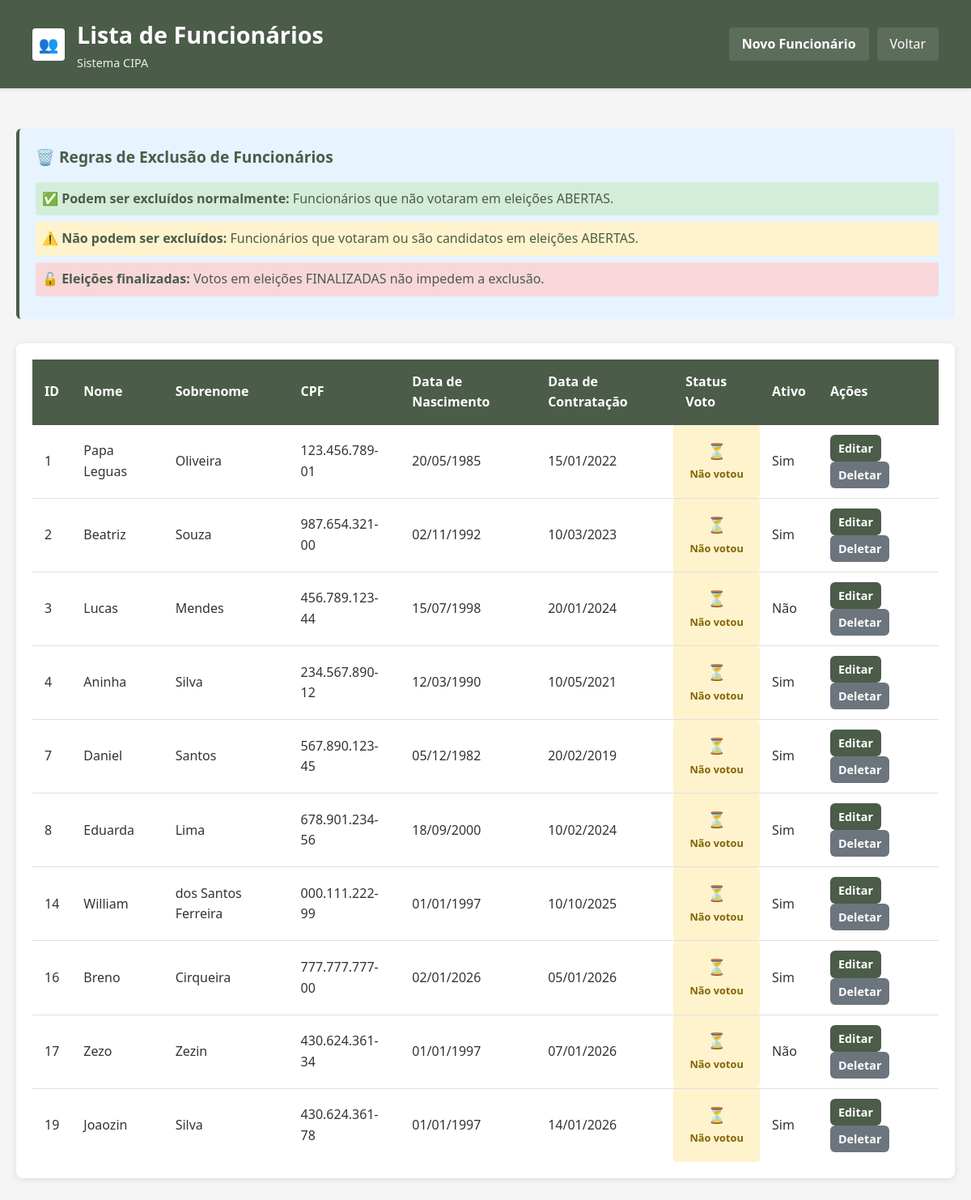
The app's page /code/cipa_t1/funcionario/listar (signed in) with its own data.
### tables this page shows
CREATE TABLE funcionario (
  id_funcionario INT NOT NULL AUTO_INCREMENT,
  nome_funcionario VARCHAR(100) NOT NULL,
  sobrenome_funcionario VARCHAR(100) NOT NULL,
  cpf_funcionario CHAR(11) NOT NULL,
  data_nascimento_funcionario DATE,
  data_contratacao_funcionario DATE,
  telefone_funcionario CHAR(11),
  matricula_funcionario CHAR(8) NOT NULL,
  cod_voto_funcionario CHAR(6),
  ativo_funcionario TINYINT(1) DEFAULT 1,
  adm_funcionario TINYINT(1) DEFAULT 0,
  email_funcionario VARCHAR(100),
  senha_funcionario VARCHAR(255),
  PRIMARY KEY (id_funcionario),
  UNIQUE (cpf_funcionario),
  UNIQUE (matricula_funcionario),
  UNIQUE (email_funcionario),
  UNIQUE (cod_voto_funcionario)
);

### index.php (called while the page is built, shortened)
<?php
    require_once __DIR__ . "/models/Funcionario.php";
    include "./routes.php";
?>

### models/Funcionario.php (called while the page is built, shortened)
<?php
    class Funcionario {
        private int $idFuncionario;
        private string $nomeFuncionario;
        private string $sobrenomeFuncionario;
        private string $cpfFuncionario;
        private string $dataNascimentoFuncionario;
        private string $dataContratacaoFuncionario;
        private int $ativoFuncionario;
        private bool $jaVotou = false;
        public function __construct(
            string $nomeFuncionario,
            string $sobrenomeFuncionario,
            string $cpfFuncionario,
            string $dataNascimentoFuncionario,
            string $dataContratacaoFuncionario,
            string $telefoneFuncionario,
            string $matriculaFuncionario,
            int $ativoFuncionario,
            int $admFuncionario,
            string $emailFuncionario,
            string $senhaFuncionario,
            string $codigoVotoFuncionario = '',
            int $idFuncionario = 0
        ) {
            $this->idFuncionario = $idFuncionario;
            $this->nomeFuncionario = $nomeFuncionario;
            $this->sobrenomeFuncionario = $sobrenomeFuncionario;
            $this->cpfFuncionario = $cpfFuncionario;
            $this->dataNascimentoFuncionario = $dataNascimentoFuncionario;
            $this->dataContratacaoFuncionario = $dataContratacaoFuncionario;
            $this->ativoFuncionario = $ativoFuncionario;
        }
        public function getIdFuncionario() { return $this->idFuncionario; }
        public function getNomeFuncionario() { return $this->nomeFuncionario; }
        public function getSobrenomeFuncionario() { return $this->sobrenomeFuncionario; }
        public function getCpfFuncionario() { return $this->cpfFuncionario; }
        public function getDataNascimentoFuncionario() { return $this->dataNascimentoFuncionario; }
        public function getDataContratacaoFuncionario() { return $this->dataContratacaoFuncionario; }
        public function getAtivoFuncionario() { return $this->ativoFuncionario; }
        public function getJaVotou() { return $this->jaVotou; }
        public function setJaVotou($jaVotou) { $this->jaVotou = $jaVotou; }
    }
?>

### repositories/FuncionarioDAO.php (called while the page is built, shortened)
<?php
require_once __DIR__ . "/../models/Funcionario.php";
require_once __DIR__ . "/../utils/Conexao.php";
class FuncionarioDAO extends Conexao {
    private $db;
    public function __construct() {
        try {
            $this->db = $this::pegarConexao();
        } catch (PDOException $e) {
            die("Erro ao conectar: " . $e->getMessage());
        }
    }
    public function buscarTodos() {
        try {
            $sql = "SELECT * FROM funcionario";
            $stmt = $this->db->prepare($sql);
            $stmt->execute();
            return $stmt->fetchAll(PDO::FETCH_ASSOC);
        } catch (PDOException $e) {
            error_log("Erro ao buscar funcionários: " . $e->getMessage());
            return [];
        }
    }
}

### utils/Conexao.php (called while the page is built)
<?php
    abstract class Conexao {
        private static ?PDO $pdo = null;
        public static function pegarConexao() {
            try {
                $dsn = "mysql:host=127.0.0.1;dbname=cipa_t1;port=3307";
                $user = "root";
                $password = "";
                self::$pdo = new PDO($dsn, $user, $password);
                return self::$pdo;
            } catch(PDOException $e) {
                echo("ERRO em conexao: " . $e->getMessage());
                return null;
            }
        }
    }
?>

### repositories/VotoDAO.php (called while the page is built, shortened)
<?php
require_once __DIR__ . "/../utils/Conexao.php";
class VotoDAO extends Conexao {
        private ?PDO $db;
        public function __construct() {
            $this->db = self::pegarConexao();
        }
        public function funcionarioJaVotou(int $idFuncionario, int $idEleicao) {
            try {
                $sql = "SELECT COUNT(*) FROM voto v
                        INNER JOIN eleicao e ON DATE(v.data_hora_voto) BETWEEN DATE(e.data_inicio_eleicao) AND DATE(e.data_fim_eleicao)
                        WHERE v.usuario_fk = :usuario_fk
                        AND e.id_eleicao = :eleicao_fk";
                $stmt = $this->db->prepare($sql);
                $stmt->bindValue(":usuario_fk", $idFuncionario, PDO::PARAM_INT);
                $stmt->bindValue(":eleicao_fk", $idEleicao, PDO::PARAM_INT);
                $stmt->execute();
                $votou = $stmt->fetchColumn() > 0;
                return $votou;
            } catch (PDOException $e) {
                error_log("Erro ao verificar se funcionário votou: " . $e->getMessage());
                return false;
            }
        }
    }

### views/funcionario/lista.php (the view, shortened to what this page needs)
<?php
    $funcionarios = $_SESSION["funcionarios"] ?? [];
?>
<!DOCTYPE html>
<html lang="pt-BR">
<head>
    <link rel="stylesheet" href="/code/cipa_t1/css/style.css">
</head>
<body>
    <div class="header">
        <div class="header-icon">👥</div>
        <div class="header-title">
            <h1>Lista de Funcionários</h1>
            <p>Sistema CIPA</p>
        </div>
        <div class="header-actions">
            <a href="/code/cipa_t1/funcionario/cadastrar" class="btn-link">Novo Funcionário</a>
            <a href="/code/cipa_t1/">Voltar</a>
        </div>
    </div>
    <div class="container">
        <div class="info-box" style="margin-bottom: 20px;">
            <h3>🗑️ Regras de Exclusão de Funcionários</h3>
            <ul style="list-style: none; padding: 0;">
                <li style="margin: 8px 0; padding: 8px; background: #d4edda; border-radius: 4px;">
                    <strong>✅ Podem ser excluídos normalmente:</strong> Funcionários que não votaram em eleições ABERTAS.
                </li>
                <li style="margin: 8px 0; padding: 8px; background: #fff3cd; border-radius: 4px;">
                    <strong>⚠️ Não podem ser excluídos:</strong> Funcionários que votaram ou são candidatos em eleições ABERTAS.
                </li>
                <li style="margin: 8px 0; padding: 8px; background: #f8d7da; border-radius: 4px;">
                    <strong>🔓 Eleições finalizadas:</strong> Votos em eleições FINALIZADAS não impedem a exclusão.
                </li>
            </ul>
        </div>
        <div class="table-container">
            <?php if (!empty($funcionarios) && is_array($funcionarios)): ?>
                <table>
                    <thead>
                        <tr>
                            <th>ID</th>
                            <th>Nome</th>
                            <th>Sobrenome</th>
                            <th>CPF</th>
                            <th>Data de Nascimento</th>
                            <th>Data de Contratação</th>
                            <th>Status Voto</th>
                            <th>Ativo</th>
                            <th>Ações</th>
                        </tr>
                    </thead>
                    <tbody>
                        <?php foreach ($funcionarios as $f): ?>
                            <?php
                                $id = $f->getIdFuncionario();
                                $nome = $f->getNomeFuncionario();
                                $sobrenome = $f->getSobrenomeFuncionario();
                                $cpf = $f->getCpfFuncionario();
                                $dataNasc = $f->getDataNascimentoFuncionario();
                                $dataContr = $f->getDataContratacaoFuncionario();
                                $ativo = $f->getAtivoFuncionario();
                                $dataNascFormatada = $dataNasc ? date('d/m/Y', strtotime($dataNasc)) : '-';
                                $dataContrFormatada = $dataContr ? date('d/m/Y', strtotime($dataContr)) : '-';
                                $cpfFormatado = preg_replace('/^(\d{3})(\d{3})(\d{3})(\d{2})$/', '$1.$2.$3-$4', $cpf);
                                $statusVoto = $f->getJaVotou();
                                $statusClasse = $statusVoto ? 'voto-realizado' : 'voto-pendente';
                                $statusIcone = $statusVoto ? '✅' : '⏳';
                                $statusTexto = $statusVoto ? 'Já votou' : 'Não votou';
                            ?>
                            <tr>
                                <td><?php echo htmlspecialchars($id); ?></td>
                                <td><?php echo htmlspecialchars($nome); ?></td>
                                <td><?php echo htmlspecialchars($sobrenome); ?></td>
                                <td><?php echo htmlspecialchars($cpfFormatado); ?></td>
                                <td><?php echo $dataNascFormatada; ?></td>
                                <td><?php echo $dataContrFormatada; ?></td>
                                <td class="<?php echo $statusClasse; ?>" style="text-align: center; font-weight: bold;">
                                    <span style="font-size: 1.2em;"><?php echo $statusIcone; ?></span>
                                    <br>
                                    <span style="font-size: 0.8em;"><?php echo $statusTexto; ?></span>
                                </td>
                                <td><?php echo ($ativo == 1) ? 'Sim' : 'Não'; ?></td>
                                <td>
                                    <a href="/code/cipa_t1/funcionario/editar?id=<?php echo $id; ?>" class="btn-link" style="padding: 5px 10px; font-size: 0.9em; margin-right: 5px;">Editar</a>
                                    <a href="/code/cipa_t1/funcionario/deletar?id=<?php echo $id; ?>" class="btn-link btn-secondary" style="padding: 5px 10px; font-size: 0.9em;" onclick="return confirm('Tem certeza que deseja deletar este funcionário?');">Deletar</a>
                                </td>
                            </tr>
                        <?php endforeach; ?>
                    </tbody>
                </table>
            <?php else: ?>
                <div class="alert alert-info">
                    Nenhum funcionário encontrado.
                </div>
            <?php endif; ?>
        </div>
    </div>
</body>
</html>

### routes.php (shortened to what this page needs)
<?php
    require_once __DIR__ . "/controllers/FuncionarioController.php";
    $funcionarioController = new FuncionarioController();
    $url = parse_url($_SERVER["REQUEST_URI"], PHP_URL_PATH);
    $requisicao = $_SERVER["REQUEST_METHOD"];
   switch($url) {
        case "/code/cipa_t1/funcionario/listar":
            $funcionarioController->buscarTodosFuncionarios($requisicao);
            break;
    }

### controllers/FuncionarioController.php (shortened to what this page needs)
<?php
    require_once __DIR__ . "/../models/Funcionario.php";
    require_once __DIR__ . "/../repositories/FuncionarioDAO.php";
    class FuncionarioController {
        private $dao;
        public function __construct() {
            $this->dao = new FuncionarioDAO();
        }
        public function buscarTodosFuncionarios($requisicao) {
            if($requisicao == "GET") {
                $funcionarios = $this->dao->buscarTodos();
                if(!empty($funcionarios)) {
                    $funcionarios = Util::converterArrayFuncionario($funcionarios);
                    require_once __DIR__ . "/../repositories/EleicaoDAO.php";
                    $eleicaoDAO = new EleicaoDAO();
                    $idEleicaoAtiva = $eleicaoDAO->buscarEleicaoAberta();
                    if($idEleicaoAtiva) {
                        require_once __DIR__ . "/../repositories/VotoDAO.php";
                        $votoDAO = new VotoDAO();
                        $idEleicao = (int)$idEleicaoAtiva['id_eleicao'];
                        foreach($funcionarios as $funcionario) {
                            $idFuncionario = $funcionario->getIdFuncionario();
                            $jaVotou = $votoDAO->funcionarioJaVotou($idFuncionario, $idEleicao);
                        }
                    } else {
                        error_log("DEBUG: Não há eleição ativa, marcando todos como não votaram");
                        foreach($funcionarios as $funcionario) {
                            $funcionario->setJaVotou(false);
                        }
                    }
                    include "./views/funcionario/lista.php";
                }
                else{
                    $_SESSION['funcionarios'] = [];
                    include "./views/funcionario/lista.php";
                }
            }
        }
    }
?>

### css/style.css (style rules this page uses)
* { margin: 0; padding: 0; box-sizing: border-box; }
body { background-color: #f5f5f5; color: #4b5c49; font-family: 'Segoe UI', Tahoma, Geneva, Verdana, sans-serif; min-height: 100vh; line-height: 1.6; }
.header { background-color: #4b5c49; color: white; padding: 20px 40px; box-shadow: 0 2px 4px rgba(0,0,0,0.1); display: flex; align-items: center; gap: 15px; }
.header-icon { width: 40px; height: 40px; background-color: white; border-radius: 4px; display: flex; align-items: center; justify-content: center; color: #f1c21a; font-weight: bold; font-size: 20px; }
.header-title { flex: 1; }
.header-title h1 { color: white; font-size: 1.8em; margin: 0; }
.header-title p { color: rgba(255,255,255,0.9); font-size: 0.9em; margin: 0; }
.header-actions { display: flex; gap: 10px; align-items: center; }
.header-actions a { color: white; text-decoration: none; padding: 8px 16px; border-radius: 4px; background-color: rgba(255,255,255,0.1); transition: background-color 0.3s; }
.container { max-width: 1200px; margin: 0 auto; padding: 30px 20px; }
.table-container { background-color: white; border-radius: 8px; padding: 20px; margin: 30px 0; box-shadow: 0 2px 8px rgba(0,0,0,0.1); overflow-x: auto; }
table { width: 100%; border-collapse: collapse; margin: 0; background-color: transparent; border-radius: 0; overflow: visible; box-shadow: none; }
thead { background-color: #4b5c49; }
th { padding: 15px; text-align: left; color: white; font-weight: 600; border: none; }
td { padding: 12px 15px; border-bottom: 1px solid #e0e0e0; color: #333; }
tbody tr:last-child td { border-bottom: none; }
a { color: #4b5c49; text-decoration: none; font-weight: 500; transition: color 0.3s; }
.btn-link { display: inline-block; padding: 10px 20px; background-color: #4b5c49; color: white; border-radius: 6px; text-decoration: none; font-weight: 600; transition: background-color 0.3s; }
.btn-secondary { background-color: #6c757d; }
h3 { color: #4b5c49; margin: 20px 0 15px 0; font-size: 1.2em; }
.info-box { background-color: #e7f3ff; border-left: 4px solid #4b5c49; padding: 20px; border-radius: 6px; margin: 20px 0; }
.info-box h3 { margin-top: 0; color: #4b5c49; }
.voto-pendente { background-color: #fff3cd !important; color: #856404 !important; border-radius: 4px; padding: 5px !important; }

### records on screen
funcionario: id_funcionario "1", nome_funcionario "Papa Leguas", sobrenome_funcionario "Oliveira", cpf_funcionario "123.456.789-01", data_nascimento_funcionario "20/05/1985", data_contratacao_funcionario "15/01/2022", statusIcone "⏳", statusTexto "Não votou", ativo_funcionario "Sim"
funcionario: id_funcionario "2", nome_funcionario "Beatriz", sobrenome_funcionario "Souza", cpf_funcionario "987.654.321-00", data_nascimento_funcionario "02/11/1992", data_contratacao_funcionario "10/03/2023", statusIcone "⏳", statusTexto "Não votou", ativo_funcionario "Sim"
funcionario: id_funcionario "3", nome_funcionario "Lucas", sobrenome_funcionario "Mendes", cpf_funcionario "456.789.123-44", data_nascimento_funcionario "15/07/1998", data_contratacao_funcionario "20/01/2024", statusIcone "⏳", statusTexto "Não votou", ativo_funcionario "Não"
funcionario: id_funcionario "4", nome_funcionario "Aninha", sobrenome_funcionario "Silva", cpf_funcionario "234.567.890-12", data_nascimento_funcionario "12/03/1990", data_contratacao_funcionario "10/05/2021", statusIcone "⏳", statusTexto "Não votou", ativo_funcionario "Sim"
funcionario: id_funcionario "7", nome_funcionario "Daniel", sobrenome_funcionario "Santos", cpf_funcionario "567.890.123-45", data_nascimento_funcionario "05/12/1982", data_contratacao_funcionario "20/02/2019", statusIcone "⏳", statusTexto "Não votou", ativo_funcionario "Sim"
funcionario: id_funcionario "8", nome_funcionario "Eduarda", sobrenome_funcionario "Lima", cpf_funcionario "678.901.234-56", data_nascimento_funcionario "18/09/2000", data_contratacao_funcionario "10/02/2024", statusIcone "⏳", statusTexto "Não votou", ativo_funcionario "Sim"
funcionario: id_funcionario "14", nome_funcionario "William", sobrenome_funcionario "dos Santos Ferreira", cpf_funcionario "000.111.222-99", data_nascimento_funcionario "01/01/1997", data_contratacao_funcionario "10/10/2025", statusIcone "⏳", statusTexto "Não votou", ativo_funcionario "Sim"
funcionario: id_funcionario "16", nome_funcionario "Breno", sobrenome_funcionario "Cirqueira", cpf_funcionario "777.777.777-00", data_nascimento_funcionario "02/01/2026", data_contratacao_funcionario "05/01/2026", statusIcone "⏳", statusTexto "Não votou", ativo_funcionario "Sim"
funcionario: id_funcionario "17", nome_funcionario "Zezo", sobrenome_funcionario "Zezin", cpf_funcionario "430.624.361-34", data_nascimento_funcionario "01/01/1997", data_contratacao_funcionario "07/01/2026", statusIcone "⏳", statusTexto "Não votou", ativo_funcionario "Não"
funcionario: id_funcionario "19", nome_funcionario "Joaozin", sobrenome_funcionario "Silva", cpf_funcionario "430.624.361-78", data_nascimento_funcionario "01/01/1997", data_contratacao_funcionario "14/01/2026", statusIcone "⏳", statusTexto "Não votou", ativo_funcionario "Sim"
